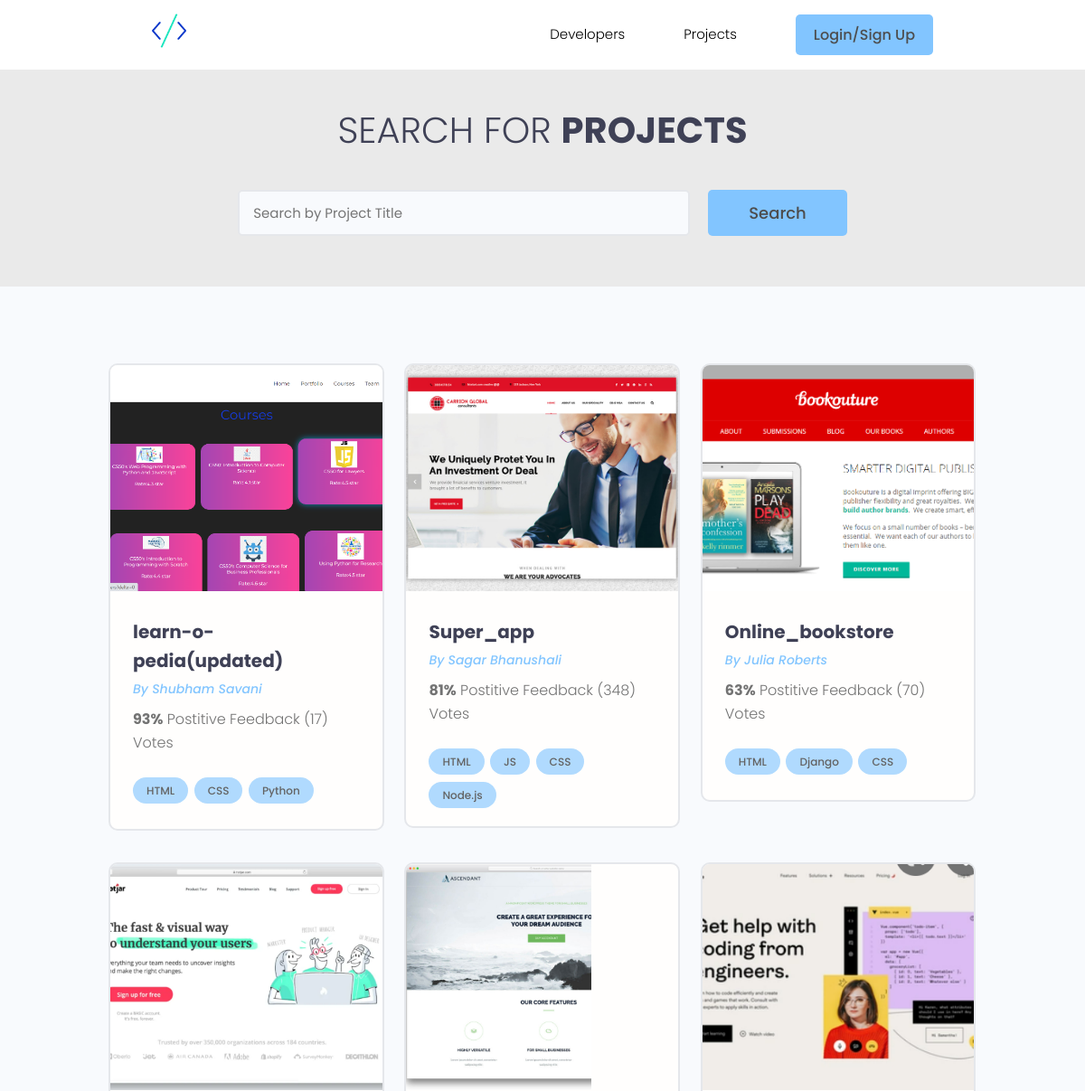
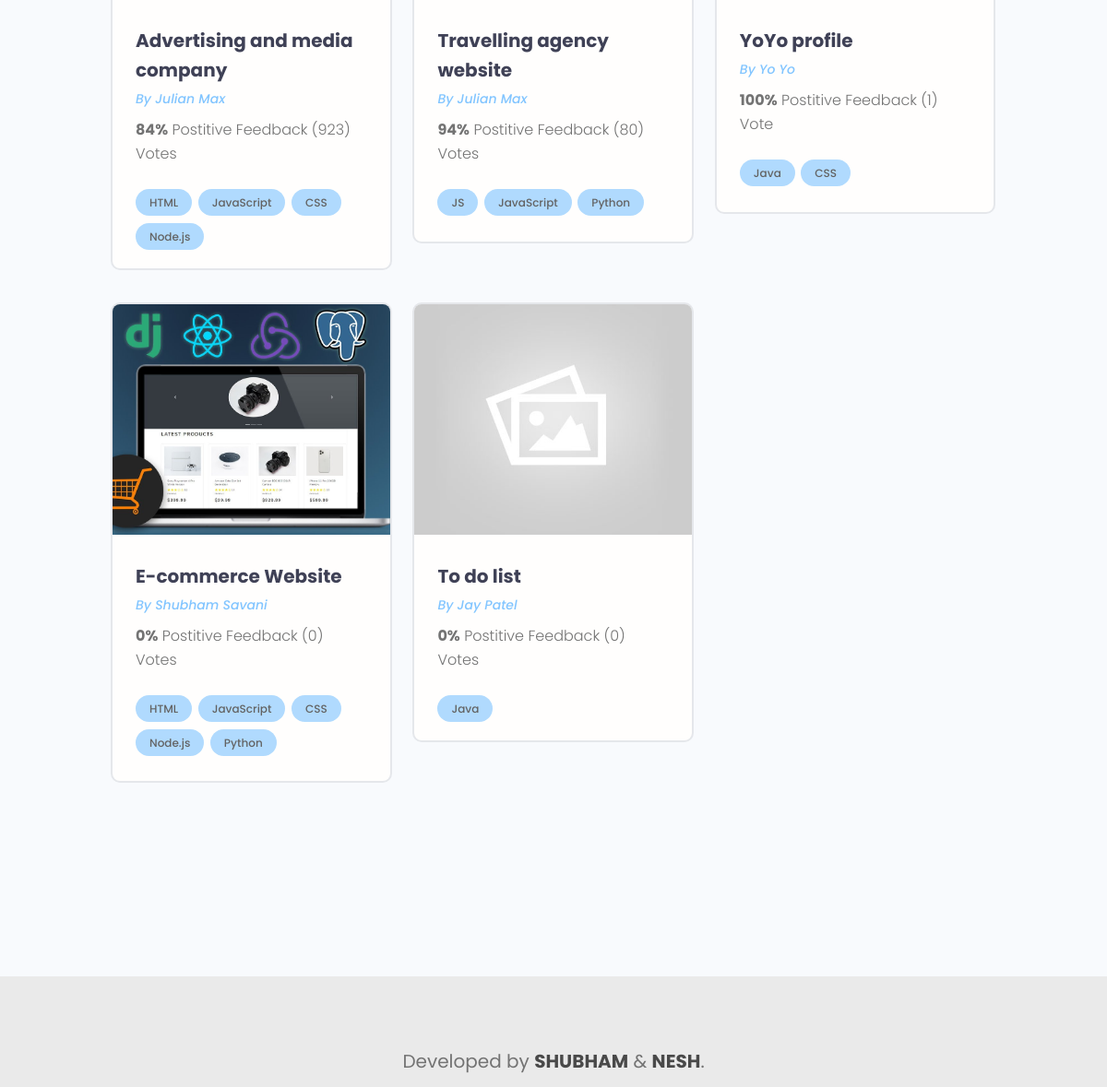
/projects/, run on the app's committed database (2 pictures, top to bottom).
### projects/models.py (models this page shows, shortened)
class Project(models.Model):
    owner = models.ForeignKey(Profile, null=True, blank=True, on_delete=models.SET_NULL)
    title= models.CharField(max_length=200)
    image= models.ImageField(null=True, blank=True, default='default.jpg')
    description= models.TextField(null=True, blank=True)
    demo_link= models.CharField(max_length=2000, null=True, blank=True)
    source_link= models.CharField(max_length=2000, null=True, blank=True)
    tags= models.ManyToManyField('Tag', blank=True)
    vote_total= models.IntegerField(default=0,null=True, blank=True)
    vote_ratio= models.IntegerField(default=0,null=True, blank=True)
    created = models.DateTimeField(auto_now_add=True)
    id= models.UUIDField(default= uuid.uuid4, unique=True, primary_key=True, editable=False)
    class Meta:
        ordering = ['created'] #-created will arrange in descending order

class Tag (models.Model): #this is going to be a many to many relationship with the project// we also need to create a attribute in the project as tags <check projects for the tags attribute details>
    name= models.CharField(max_length=200)
    created = models.DateTimeField(auto_now_add=True)
    id= models.UUIDField(default= uuid.uuid4, unique=True, primary_key=True, editable=False)
    def __str__(self):
        return self.name

### users/models.py (models this page shows, shortened)
class Profile(models.Model):
    user = models.OneToOneField(User, on_delete=models.CASCADE, null=True, blank = True)
    name= models.CharField(max_length=200, blank=True, null=True)
    email= models.EmailField(max_length=500, blank=True, null=True)
    username = models.CharField(max_length=200, blank=True, null=True)
    location = models.CharField(max_length=200, blank=True, null=True)
    short_intro= models.CharField(max_length=200, blank=True, null=True)
    bio= models.TextField( blank=True, null=True)
    profile_image= models.ImageField(null=True, blank=True, upload_to='profiles/', default='user-default.png')
    social_github= models.CharField(max_length=200, blank=True, null=True)
    social_twitter= models.CharField(max_length=200, blank=True, null=True)
    social_linkedin= models.CharField(max_length=200, blank=True, null=True)
    social_youtube= models.CharField(max_length=200, blank=True, null=True)
    social_website= models.CharField(max_length=200, blank=True, null=True)
    created = models.DateTimeField(auto_now_add=True)
    id= models.UUIDField(default= uuid.uuid4, unique=True, primary_key=True, editable=False)

### projects/views.py (the view)
# urls.py: path('', views.projects, name='projects'),#GIVING NO ARGUMENTS IN THE URL PATH WILL MAKE THIS URL PAGE OUR HOME/DEFAULT PAGE
def projects(request):
    project, search_query = search_projects(request)
    argument={'project': project, 'search_query': search_query, } #'page_range':p_range
    return render(request,'projectsApp/all_projects.html', argument)

### projects/utils.py (called while the page is built)
def search_projects(request):
    search_query = ''
    if request.GET.get('search_query'):
        search_query= request.GET.get('search_query')
    tag = Tag.objects.filter(name__icontains = search_query)
    project=Project.objects.distinct().filter(
        Q(title__icontains = search_query) |
        Q(description__icontains = search_query) |
        Q(tags__in = tag) |
        Q(owner__name__icontains = search_query)
    )
    return [project, search_query]

### projects/templates/projectsApp/all_projects.html (shortened to what this page needs)
{% extends 'main.html' %}
{% block content %}
            <main class="projects">
                <section class="hero-section text-center">
                  <div class="container container--narrow">
                    <div class="hero-section__box">
                      <h2>Search for <span>Projects</span></h2>
                    </div>
                    <div class="hero-section__search">
                      <form class="form" action="{% url 'projects' %}" method="get">
                        <div class="form__field">
                          <input class="input input--text" id="formInput#search" type="text" name="search_query"
                            placeholder="Search by Project Title" value = '{{search_query}}' />
                        </div>
                        <input class="btn btn--sub btn--lg" type="submit" value="Search" />
                      </form>
                    </div>
                  </div>
                </section>
                <section class="projectsList">
                  <div class="container">
                    <div class="grid grid--three">
                        {% for project in project %}
                    <div class="column">
                        <div class="card project">
                          <a href="{% url 'project' project.id %}" class="project">
                            <img class="project__thumbnail" src="{{project.image.url}}" alt="project thumbnail" />
                            <div class="card__body">
                              <h3 class="project__title">{{project.title}}</h3>
                              <p><a class="project__author" href="{% url 'userprofile' project.owner.id %}">By {{ project.owner.name }}</a></p>
                              <p class="project--rating">
                                <span style="font-weight: bold;">{{project.vote_ratio}}%</span> Postitive
                                Feedback ({{project.vote_total}}) Vote{{project.vote_total|pluralize:'s'}}
                              </p>
                              <div class="project__tags">
                                {% for tag in project.tags.all %}
                                <span class="tag tag--pill tag--main">
                                  <small>{{tag}}</small>
                                </span>
                                {% endfor %}
                              </div>
                            </div>
                          </a>
                        </div>
                      </div>
                        {% endfor %}
                    </div>
                  </div>
                </section>
            </main>
{% endblock content%}

### templates/main.html (shortened to what this page needs)
<!DOCTYPE html>
{% load static %}
<html lang="en">
<head>
    <link rel="stylesheet" href="https://cdn.iconmonstr.com/1.3.0/css/iconmonstr-iconic-font.min.css" />
    <link rel="stylesheet" href="{% static 'uikit/styles/uikit.css'%}" />
    <link rel="stylesheet" href="{%static 'styles/app.css' %}" />
</head>
<body>
    {% include 'navbar.html' %}
    {% block content %}
    {% endblock content %}
</body>
<footer>
    <div>
        Developed by <b>SHUBHAM</b> & <b>NESH</b>.
    </div>
</footer>
</html>

### templates/navbar.html (shortened to what this page needs)
{% load static %}
<header class="header">
    <div class="container container--narrow">
      <a href="{% url 'profiles' %}" class="header__logo">
        <img src="{% static 'images/logo.png' %}" alt="DevSearch Logo" />
      </a>
      <nav class="header__nav">
        <ul class="header__menu">
          <li class="header__menuItem" ><a href="{% url 'profiles' %}">Developers</a></li>
          <li class="header__menuItem"><a href="{% url 'projects' %}">Projects</a></li>
          {% if request.user.is_authenticated %}
          <li class="header__menuItem"><a href="{% url 'useracc' %}">My account</a></li>
          <li ><a href="{% url 'logoutpage' %}" class="btn btn--sub">Logout</a></li>
          {% else %}
          <li><a href="{% url 'loginpage' %}" class="btn btn--sub">Login/Sign Up</a></li>
          {% endif %}
        </ul>
      </nav>
    </div>
  </header>

### static/styles/app.css (style rules this page uses)
.btn--sub { background-color: rgb(130, 197, 255); color: rgb(77, 77, 77); }
.card { border: 2px solid var(--color-light); }
img { width: 100%; }
.tag--main, .tag--main>small { Background-color: rgb(176, 218, 254); color:rgb(99, 99, 99); }
.header { position: sticky; z-index: 111; background-color: white; color: black; padding: 1.5rem 0; }
.header > .container { display: flex; justify-content: space-between; align-items: center; }
.header__logo > img { height: 3.8rem; }
.header__nav > ul { display: inline-flex; align-items: center; list-style: none; gap: 6.5rem; }
.header__menuItem > a { color: black; font-weight: 300; }
.hero-section { height: 40vh; display: flex; align-items: center; background-color: rgb(234 234 234); }
.hero-section__box { margin-bottom: 4rem; }
.hero-section__box > h2, .hero-section__box > h2 > span { font-size: 4rem; color: black; line-height: 1.3; text-transform: uppercase; }
.hero-section__box > h2 { font-weight: 300; }
.hero-section__box > h2 > span { font-weight: 700; }
.hero-section__search > .form { display: flex; align-items: center; justify-content: center; gap: 2rem; }
.hero-section__search > .form input.input--text { width: 50rem; }
.project__author { font-size: 1.4rem; font-style: italic; }
.project--rating { margin-bottom: 1.6em; margin-top: .5em; }
.projects > .hero-section { background: rgb(234 234 234); height: 30vh; }
.projects .hero-section__box { margin-bottom: 2.5rem; }
.projects .hero-section__box > h2 { color: var(--color-sub); }
.projects .hero-section__box > h2 > span { font-weight: 700; color: var(--color-sub); }
.projectsList { margin-top: 8rem; }
a { color: rgb(130, 197, 255); }
.project__thumbnail { height: 25rem; object-fit: cover; object-position: top center; }
.project__title { font-size: 2rem; font-weight: 700; color: var(--color-sub); }
input { background-color: rgb(216, 234, 250); }
footer { height: 15vh; background-color: rgb(234 234 234); font-size: 2rem; display: flex; justify-content: center; align-items:flex-end; }
footer>div { padding: 1vw; }
footer> div >b { color:rgb(73, 73, 73); }

### static/uikit/styles/modules/_variables.css (style rules this page uses)
:root { --color-main: #5aa5b9; --color-main-light: #e6faff; --color-sub: #3f4156; --color-sub-light: #51546e; --color-sub-lighter: #ededfd; --color-text: #737373; --color-gray: #8b8b8b; --color-light: #e5e7eb; --color-light-gray: #767676; --color-bg: #f8fafd; --color-white: #fffefd; --color-white-light: #f3f3f3; --color-success: #359e64; --color-success-bg: #def8e8; --color-error: #fc4b0b; --color-error-bg: #fff2ee; --font-base: 'Poppins', arial, helvetica, 'Segoe UI', roboto, ubuntu, sans-serif; --font-monospace: 'Fira Code', 'Courier New', courier, monospace; --font-regular: 300; --font-medium: 500; --font-bold: 700; --generic-shadow: 1px 1px 5px #00000010; --generic-transition: all 0.3s ease-in-out; }

### static/uikit/styles/modules/_base.css (style rules this page uses)
* { margin: 0; padding: 0; box-sizing: border-box; text-rendering: optimizeLegibility; color: inherit; font-size: inherit; }
html { font-size: 50%; }
@media only screen and (min-width: 480px) { html { font-size: 56.25%; } }
@media only screen and (min-width: 1200px) { html { font-size: 62.5%; } }
body { line-height: 1.6; font-weight: 400; font-size: 1.5rem; color: var(--color-text); background-color: var(--color-bg); min-height: 100vh; }

### static/uikit/styles/modules/_typography.css (style rules this page uses)
* { font-family: var(--font-base); }
h2 { font-size: 3.6rem; font-weight: var(--font-bold); }
h3 { font-size: 3.2rem; font-weight: var(--font-medium); }
p, span, strong { font-size: 1.6rem; color: var(--color-text); font-weight: var(--font-regular); }
a { padding-bottom: 2px; text-decoration: none; display: inline-block; color: var(--color-main); font-weight: var(--font-medium); }

### static/uikit/styles/modules/_utilities.css (style rules this page uses)
.container { width: 92%; max-width: 165rem; margin: 0 auto; box-sizing: border-box; }
.container--narrow { width: 92%; max-width: 120rem; }
@media screen and (min-width: 1000px) { .container { width: 90%; } }
@media screen and (min-width: 1000px) { .container--narrow { width: 85%; } }
@media screen and (min-width: 1200px) { .container { width: 80%; } }
@media screen and (min-width: 1200px) { .container--narrow { width: 72%; } }
.text-center { text-align: center; }

### static/uikit/styles/modules/_card.css (style rules this page uses)
.card { border-radius: 1rem; background-color: var(--color-white); border: 1.5px solid var(--color-light); width: auto; height: auto; margin-top: 0.5rem; margin-bottom: 0.5rem; overflow: hidden; }
.card__body, .card__header { padding: 2rem 2.5rem; }

### data on the page
Project: image (picture), title "learn-o-pedia(updated)", owner.name "Shubham Savani", vote_ratio "93", vote_total "17"
Tag: name "HTML"
Tag: name "CSS"
Tag: name "Python"
Project: image (picture), title "Super_app", owner.name "Sagar Bhanushali", vote_ratio "81", vote_total "348"
Tag: name "JS"
Tag: name "Node.js"
Project: image (picture), title "Online_bookstore", owner.name "Julia Roberts", vote_ratio "63", vote_total "70"
Tag: name "Django"
Project: image (picture), title "Advertising and media company", owner.name "Julian Max", vote_ratio "84", vote_total "923"
Tag: name "JavaScript"
Project: image (picture), title "Travelling agency website", owner.name "Julian Max", vote_ratio "94", vote_total "80"
Project: image (picture), title "YoYo profile", owner.name "Yo Yo", vote_ratio "100", vote_total "1"
Tag: name "Java"
Project: image (picture), title "E-commerce Website", owner.name "Shubham Savani", vote_ratio "0", vote_total "0"
Project: image (placeholder picture), title "To do list", owner.name "Jay Patel", vote_ratio "0", vote_total "0"
